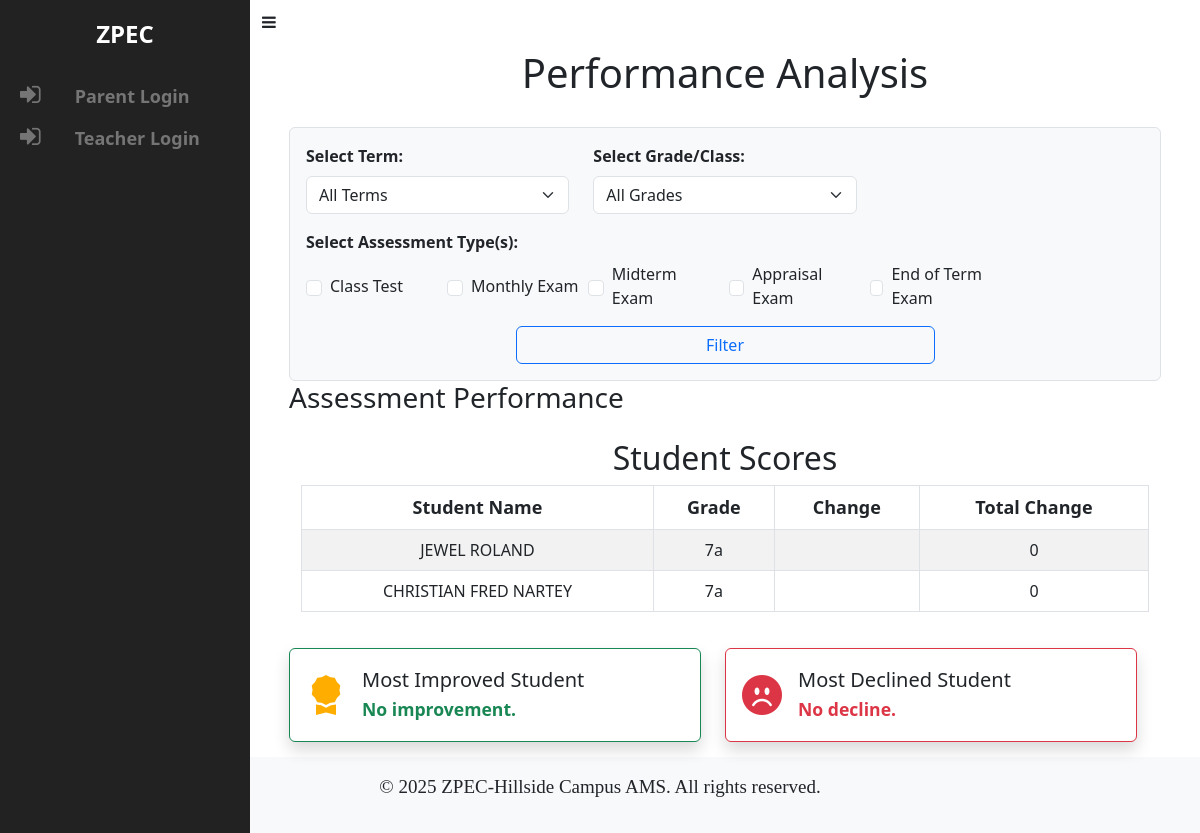
Page /performance/ on the committed database.
### app/models.py (models this page shows, shortened)
class Student(models.Model):
    assessment_choice = models.CharField(max_length=20, choices=ASSESSMENT_CHOICES)
    user = models.OneToOneField(User, on_delete=models.CASCADE, related_name="student_profile", null=True, blank=True)
    student_id = models.CharField(max_length=10, default=generate_student_id, unique=True)
    name = models.CharField(max_length=255)
    grade = models.CharField(max_length=3, choices=GRADE_CHOICES)
    parent_name = models.CharField(max_length=100, blank=True, null=True)  # Made optional
    parent_email = models.EmailField(blank=True, null=True)  # Made optional
    parent_phone = models.CharField(max_length=15, blank=True, null=True)  # Made optional
    password = models.CharField(max_length=10, default=generate_password)

### app/views.py (the view, shortened to what this page needs)
# urls.py: path('performance/', views.performance_view, name='performance'),
def performance_view(request):
    selected_grade_class = request.GET.get('grade', 'all')
    selected_assessments = request.GET.getlist('assessment')
    selected_term = request.GET.get('term', 'all')
    if selected_grade_class == 'all':
        students = Student.objects.all()
    elif selected_grade_class == 'all_7':
        students = Student.objects.filter(grade__in=['7a', '7b', '7c'])
    elif selected_grade_class == 'all_8':
        students = Student.objects.filter(grade__in=['8a', '8b'])
    else:
        students = Student.objects.filter(grade=selected_grade_class)
    scores_data = []
    for student in students:
        scores = {}
        score_changes = []
        total_change = 0
        if len(score_changes) >= 2:
            total_change = score_changes[-1] - score_changes[0]
        scores_data.append({
            'student': student,
            'scores': scores,
            'score_changes': score_changes,
            'total_change': total_change
        })
    most_improved = max(scores_data, key=lambda x: x['total_change'], default=None)
    most_declined = min(scores_data, key=lambda x: x['total_change'], default=None)
    most_improved_msg = f"{most_improved['student'].name} improved by {most_improved['total_change']} points." if most_improved and most_improved['total_change'] > 0 else "No improvement."
    most_declined_msg = f"{most_declined['student'].name} declined by {abs(most_declined['total_change'])} points." if most_declined and most_declined['total_change'] < 0 else "No decline."
    context = {
        'students': scores_data,
        'selected_assessments': selected_assessments,
        'most_improved_msg': most_improved_msg,
        'most_declined_msg': most_declined_msg,
        'selected_grade_class': selected_grade_class,
        'selected_term': selected_term,
        'grade_choices': GRADE_CHOICES,
        'assessments': [('class_test', 'Class Test'), ('monthly_exam', 'Monthly Exam'), ('midterm_exam', 'Midterm Exam'), ('appraisal_exam', 'Appraisal Exam'), ('end_of_term_exam', 'End of Term Exam')],
        'terms': Term.objects.all(),
    }
    return render(request, 'performance.html', context)

### app/templates/performance.html (shortened to what this page needs)
{% extends "base.html" %}
{% load custom_filters %}
{% block content %}
<!DOCTYPE html>
<html lang="en">
<head>
    <link href="https://cdn.jsdelivr.net/npm/bootstrap@5.3.0-alpha1/dist/css/bootstrap.min.css" rel="stylesheet">
</head>
<body>
    <div class="container">
        <h1>Performance Analysis</h1>
        <form method="get" class="p-3 border rounded bg-light">
            <div class="row mb-3">
                <div class="col-md-4">
                    <label for="term" class="form-label fw-bold">Select Term:</label>
                    <select name="term" id="term" class="form-select">
                        <option value="all" {% if selected_term == 'all' %}selected{% endif %}>All Terms</option>
                    </select>
                </div>
                <div class="col-md-4">
                    <label for="grade" class="form-label fw-bold">Select Grade/Class:</label>
                    <select name="grade" id="grade" class="form-select">
                        <option value="all" {% if selected_grade_class == 'all' %}selected{% endif %}>All Grades</option>
                    </select>
                </div>
            </div>
            <div class="mb-3">
                <label class="form-label fw-bold">Select Assessment Type(s):</label>
                <div class="row g-2">
                    {% for choice in assessments %}
                        <div class="col-4 col-md-2 d-flex align-items-center">
                            <input type="checkbox" name="assessment" value="{{ choice.0 }}"
                                   class="form-check-input me-2"
                                   {% if choice.0 in selected_assessments %}checked{% endif %}>
                            <label class="form-check-label">{{ choice.1 }}</label>
                        </div>
                    {% endfor %}
                </div>
            </div>
            <div class="col md-3 text-center">
            <button type="submit" class="btn  btn-outline-primary w-50">Filter</button>
        </div>
        </form>
        {% if no_students %}
            <div class="alert alert-warning" role="alert">
                No students found for the selected grade/class.
            </div>
        {% else %}
            <h3>Assessment Performance</h3>
            <div class="container mt-4">
                <h2 class="text-center">Student Scores</h2>
                <div class="table-responsive">
                    <table class="table table-bordered table-striped table-hover">
                        <thead>
                            <tr style="font-size: 18px;">
                                <th>Student Name</th>
                                <th>Grade</th>
                                <th>Change</th>
                                <th>Total Change</th>
                            </tr>
                        </thead>
                        <tbody>
                            {% for score_data in students %}
                                {% if forloop.counter <= 2 %}
                                    <tr style="font-size: 16px;">
                                        <td>{{ score_data.student.name }}</td>
                                        <td>{{ score_data.student.grade }}</td>
                                        <td>{{ score_data.score_changes|join:', ' }}</td>
                                        <td>{{ score_data.total_change }}</td>
                                    </tr>
                                {% endif %}
                            {% endfor %}
                        </tbody>
                    </table>
                </div>
            </div>
            <div class="row">
                <div class="row">
                    <div class="col-md-6">
                        <div class="card border-success shadow">
                            <div class="card-body d-flex align-items-center">
                                <div class="me-3">
                                    <i class="bi bi-award-fill text-success" style="font-size: 2.5rem; color: rgb(255, 174, 0) !important;"></i>
                                </div>
                                <div>
                                    <h5 class="card-title mb-1">Most Improved Student</h5>
                                    <p class="card-text text-success fw-bold" style="font-size: 1.1rem;">{{ most_improved_msg }}</p>
                                </div>
                            </div>
                        </div>
                    </div>
                    <link rel="stylesheet" href="https://cdn.jsdelivr.net/npm/bootstrap-icons@1.10.5/font/bootstrap-icons.css">
                    <div class="col-md-6">
                        <div class="card border-danger shadow">
                            <div class="card-body d-flex align-items-center">
                                <div class="me-3">
                                    <i class="bi bi-emoji-frown-fill text-danger" style="font-size: 2.5rem;"></i>
                                </div>
                                <div>
                                    <h5 class="card-title mb-1">Most Declined Student</h5>
                                    <p class="card-text text-danger fw-bold" style="font-size: 1.1rem;">{{ most_declined_msg }}</p>
                                </div>
                            </div>
                        </div>
                    </div>
                </div>
            </div>
        {% endif %}
    </div>
</body>
</html>
{% endblock %}

### app/templates/base.html (style rules this page uses)
body { padding-bottom: 30px; position: relative; min-height: 100%; }
html, body { height: 100%; }
body { display: flex; flex-direction: column; min-height: 100vh; }

### app/templates/performance.html (style rules this page uses)
h1 { text-align: center; margin-bottom: 30px; }
.table th, .table td { text-align: center; }
.card { margin-top: 20px; }

### rows in the picture
Student: student.name "JEWEL ROLAND", student.grade "7a", total_change "0"
Student: student.name "CHRISTIAN FRED NARTEY", student.grade "7a", total_change "0"

### other values in the picture
{{ choice.1 }} "Class Test" "Monthly Exam" "Midterm Exam" "Appraisal Exam" "End of Term Exam"
{{ most_improved_msg }} "No improvement."
{{ most_declined_msg }} "No decline."
